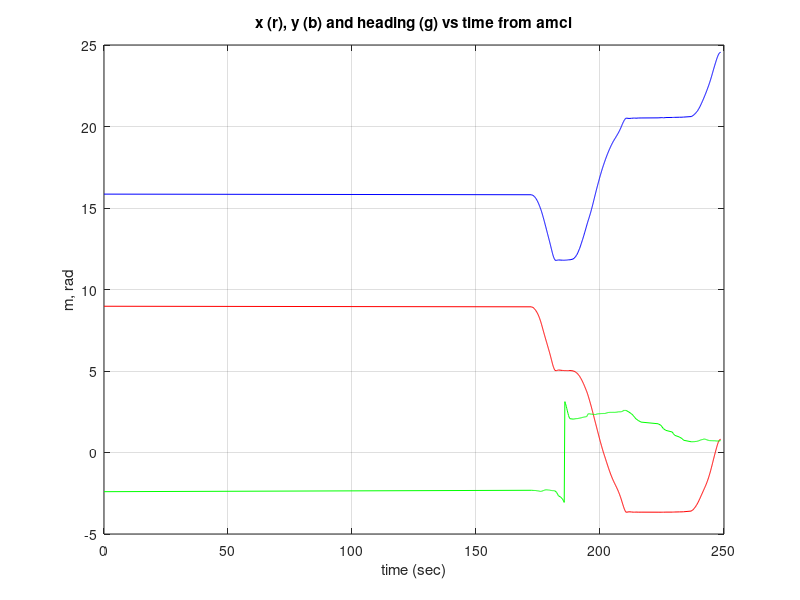
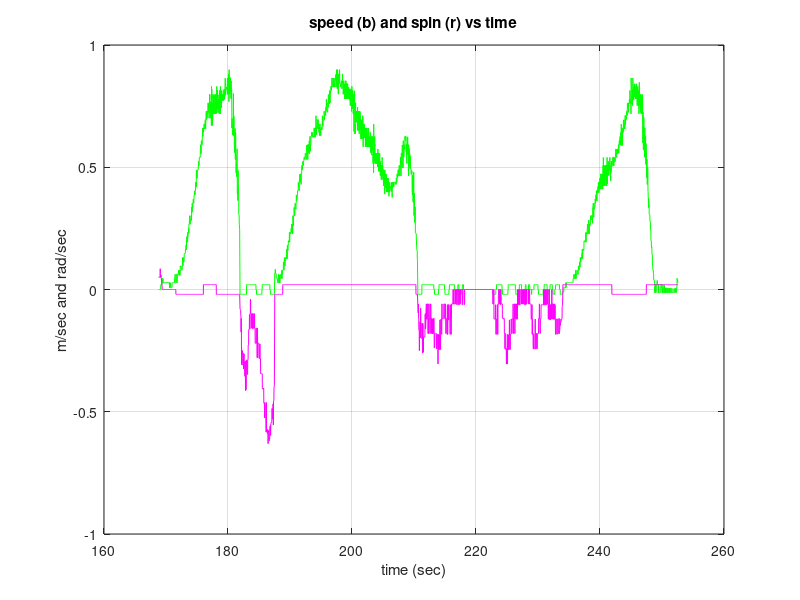
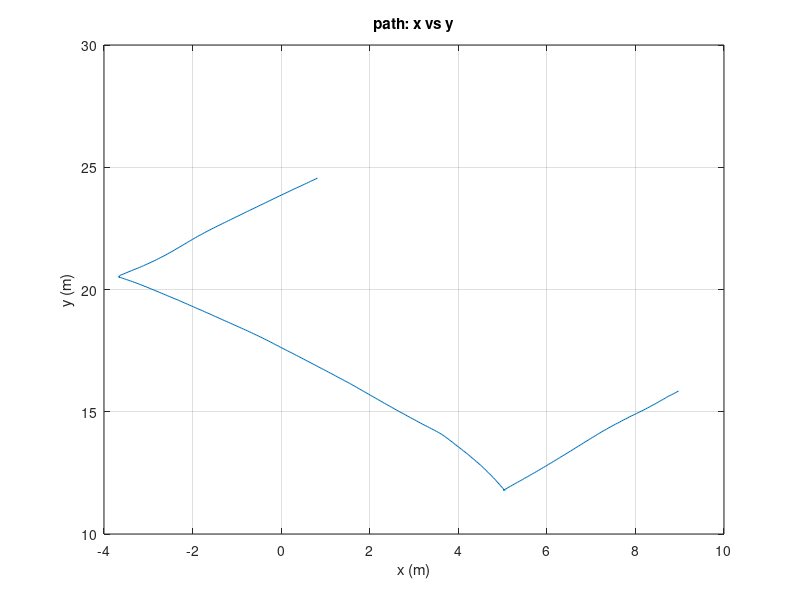

Reproduce these figures in MATLAB, in order.
%AMCL
%header.seq             
%header.stamp.secs      
%header.stamp.nsecs     
%header.frame_id        
%pose.pose.position.x   
%pose.pose.position.y   
%pose.pose.position.z   
%pose.pose.orientation.x
%pose.pose.orientation.y
%pose.pose.orientation.z
%pose.pose.orientation.w
%pose.covariance.0      
%pose.covariance.1      
%pose.covariance.2      
%pose.covariance.3      
%pose.covariance.4      
%pose.covariance.5      
%pose.covariance.6      
%pose.covariance.7      
%pose.covariance.8      
%pose.covariance.9      
%pose.covariance.10     
%pose.covariance.11     
%pose.covariance.12     
%pose.covariance.13     
%pose.covariance.14     
%pose.covariance.15     
%pose.covariance.16     
%pose.covariance.17     
%pose.covariance.18     
%pose.covariance.19     
%pose.covariance.20     
%pose.covariance.21     
%pose.covariance.22     
%pose.covariance.23     
%pose.covariance.24     
%pose.covariance.25     
%pose.covariance.26     
%pose.covariance.27     
%pose.covariance.28     
%pose.covariance.29     
%pose.covariance.30     
%pose.covariance.31     
%pose.covariance.32     
%pose.covariance.33     
%pose.covariance.34     
%pose.covariance.35 

%cmd_vel_stamped
%header.seq        
%header.stamp.secs 
%header.stamp.nsecs
%header.frame_id   
%twist.linear.x    
%twist.linear.y    
%twist.linear.z    
%twist.angular.x   
%twist.angular.y   
%twist.angular.z 

%This Octave/matlab program was made to interpret amcl data from a converted bag file

clear all
load epsilonps5_amcl_pose.mat

%assemble seconds and nanoseconds to get time stamps
%subtract off starting time, so starts from t=0
%note: if load additional files, will need to use a single reference time stamp to allign
%all data to a common start time
amcl_secs=data(:,2);
amcl_nsecs=data(:,3);
amcl_time= amcl_secs+amcl_nsecs*0.000000001;
amcl_start_time = amcl_time(1)
amcl_time = amcl_time-amcl_start_time;

amcl_x = data(:,5);
amcl_y = data(:,6);
amcl_qz = data(:,10);
amcl_qw = data(:,11);
amcl_heading = 2.0*atan2(amcl_qz,amcl_qw);%cheap conversion from quaternion to heading for planar motion

%load another topic file:
load epsilonps5_cmd_vel_stamped.mat
cmd_vel_secs=data(:,2);
cmd_vel_nsecs=data(:,3);
cmd_vel_time= cmd_vel_secs+cmd_vel_nsecs*0.000000001;
cmd_vel_time = cmd_vel_time-amcl_start_time; %offset relative to amcl time, so time is aligned

cmd_vel = data(:,5);
cmd_omega = data(:,10);

figure(1)
plot(amcl_time,amcl_x,'r',amcl_time,amcl_y,'b',amcl_time,amcl_heading,'g')
xlabel('time (sec)')
ylabel('m, rad')
title('x (r), y (b) and heading (g) vs time from amcl')
grid on

figure(2)
clf
%plot(amcl_time,cmd_vel,'b',amcl_time,cmd_omega,'r')
%hold on
plot(cmd_vel_time,cmd_vel,'g',cmd_vel_time,cmd_omega,'m')
xlabel('time (sec)')
ylabel('m/sec and rad/sec')
title('speed (b) and spin (r) vs time')
grid on

figure(3)
plot(amcl_x,amcl_y)
xlabel('x (m)')
ylabel('y (m)')
title('path: x vs y')
grid

